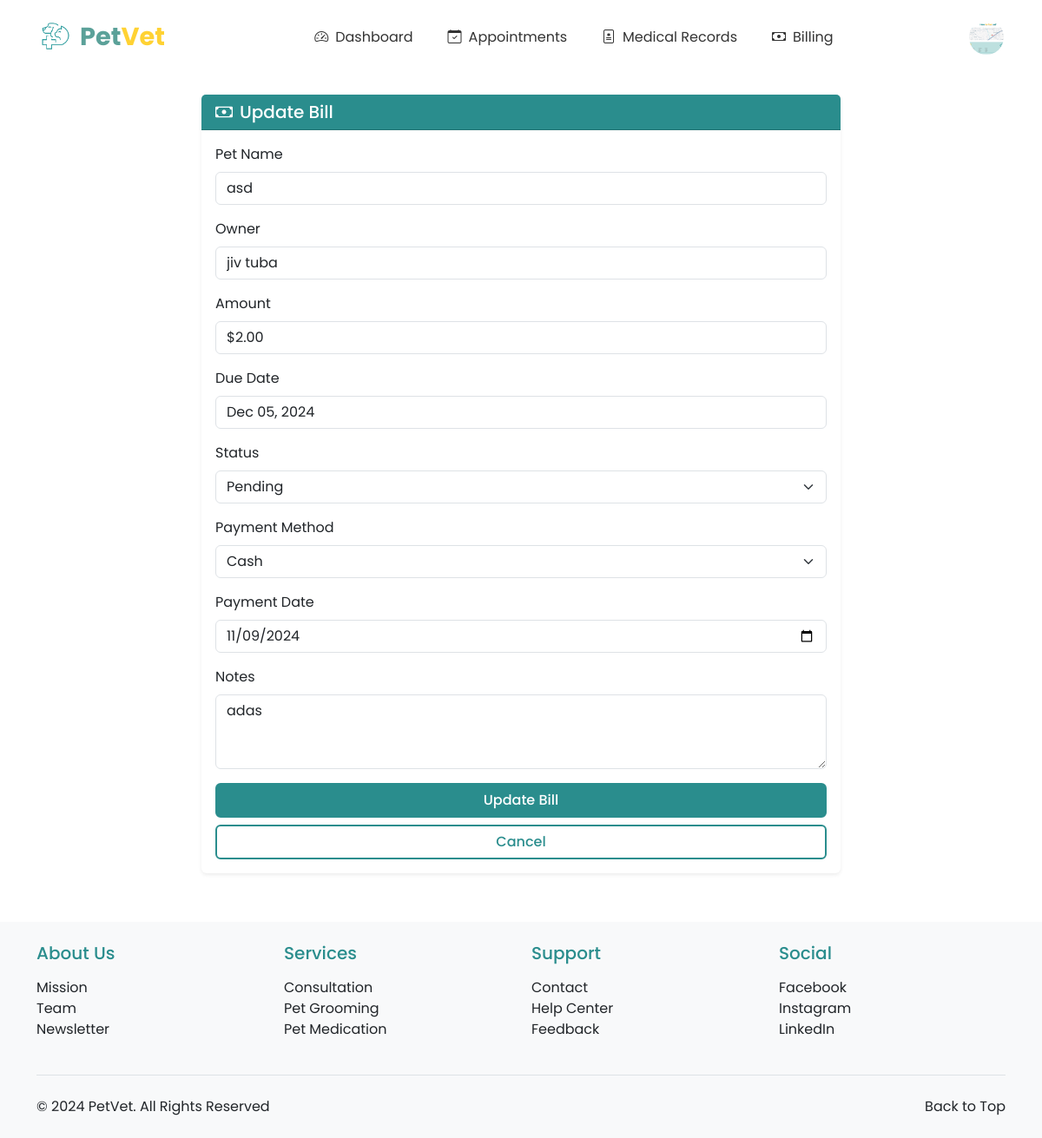
Page /vet/billing/update/19/ (signed in) on the committed database.
### registration_login/models.py (models this page shows, shortened)
class Profile(models.Model):
    PAYMENT_CHOICES = [
        ('CASH', 'Cash'),
        ('CARD', 'Credit/Debit Card'),
        ('GCASH', 'GCash'),
        ('MAYA', 'Maya'),
    ]
    ROLE_CHOICES = [
        ('OWNER', 'Pet Owner'),
        ('VET', 'Veterinarian'),
    ]
    user = models.OneToOneField(User, on_delete=models.CASCADE, primary_key=True)
    profile_picture = models.ImageField(upload_to='profile_pics/', default='profile_pics/profile.png')
    first_name = models.CharField(max_length=50)
    last_name = models.CharField(max_length=50)
    address = models.CharField(max_length=200, blank=True, null=True)
    contact_number = models.CharField(max_length=15, blank=True, null=True)
    preferred_payment = models.CharField(max_length=10, choices=PAYMENT_CHOICES, default='CASH')
    card_number = models.CharField(max_length=16, blank=True, null=True)
    card_expiry = models.CharField(max_length=5, blank=True, null=True)
    ewallet_number = models.CharField(max_length=15, blank=True, null=True)
    role = models.CharField(max_length=10, choices=ROLE_CHOICES, default='OWNER')
    phone_number = models.CharField(max_length=20, null=True, blank=True)
    created_at = models.DateTimeField(auto_now_add=True)
    updated_at = models.DateTimeField(auto_now=True)

### veterinarians/models.py (models this page shows, shortened)
class BillingRecord(models.Model):
    STATUS_CHOICES = [
        ('PENDING', 'Pending'),
        ('PAID', 'Paid'),
        ('OVERDUE', 'Overdue'),
        ('CANCELLED', 'Cancelled'),
    ]
    PAYMENT_METHOD_CHOICES = [
        ('CASH', 'Cash'),
        ('CREDIT_CARD', 'Credit Card'),
        ('DEBIT_CARD', 'Debit Card'),
        ('GCASH', 'GCash'),
        ('MAYA', 'Maya'),
    ]
    medical_record = models.OneToOneField(MedicalRecord, on_delete=models.CASCADE)
    amount = models.DecimalField(max_digits=10, decimal_places=2)
    status = models.CharField(max_length=10, choices=STATUS_CHOICES, default='PENDING')
    due_date = models.DateField()
    created_at = models.DateTimeField(auto_now_add=True, null=True)
    payment_method = models.CharField(max_length=50, choices=PAYMENT_METHOD_CHOICES, blank=True)
    payment_date = models.DateField(null=True, blank=True)
    invoice_number = models.CharField(max_length=50, unique=True)
    notes = models.TextField(blank=True)

class MedicalRecord(models.Model):
    pet = models.ForeignKey(Pet, on_delete=models.CASCADE, related_name='medical_records')
    veterinarian = models.ForeignKey(VeterinarianProfile, on_delete=models.CASCADE)
    date = models.DateTimeField(auto_now_add=True)
    diagnosis = models.TextField()
    treatment = models.ForeignKey(Treatment, on_delete=models.SET_NULL, null=True, blank=True)
    notes = models.TextField(blank=True)
    next_visit_date = models.DateField(null=True, blank=True)

### pet_registration/models.py (models this page shows, shortened)
class Pet(models.Model):
    owner = models.ForeignKey(User, on_delete=models.CASCADE, related_name='pets')
    pet_id = models.CharField(max_length=20, unique=True)
    pet_name = models.CharField(max_length=50)
    breed = models.CharField(max_length=50)
    species = models.CharField(max_length=50)
    sex = models.CharField(max_length=10, choices=[('Male', 'Male'), ('Female', 'Female'), ('Unknown', 'Unknown')])
    weight = models.DecimalField(max_digits=5, decimal_places=2)
    birthday = models.DateField()
    pet_description = models.TextField(blank=True, null=True)
    image_url = models.ImageField(upload_to='pet_images/', blank=True, null=True)
    primary_veterinarian = models.ForeignKey('veterinarians.VeterinarianProfile',
        on_delete=models.SET_NULL,
        null=True,
        blank=True,
        related_name='primary_pets'
    )

### veterinarians/views.py (the view, shortened to what this page needs)
# urls.py: path('billing/update/<int:bill_id>/', views.update_billing, name='update_billing'),
@login_required
@user_passes_test(is_veterinarian)
def update_billing(request, bill_id):
    bill = get_object_or_404(BillingRecord, id=bill_id)
    return render(request, 'veterinarians/update_billing.html', {'bill': bill})

### veterinarians/views.py (called while the page is built)
def is_veterinarian(user):
    return user.profile.role == 'VET'

### veterinarians/templates/veterinarians/update_billing.html (shortened to what this page needs)
{% extends 'base.html' %}
{% load static %}
{% block content %}
<div class="container py-4">
    <div class="row justify-content-center">
        <div class="col-md-8">
            <div class="card border-0 shadow-sm">
                <div class="card-header" style="background-color: #2A8D8D; color: white;">
                    <h5 class="card-title mb-0">
                        <i class="bi bi-cash me-2"></i>Update Bill
                    </h5>
                </div>
                <div class="card-body">
                    <form method="POST">
                        <div class="mb-3">
                            <label class="form-label">Pet Name</label>
                            <input type="text" class="form-control" value="{{ bill.medical_record.pet.pet_name }}" readonly>
                        </div>
                        <div class="mb-3">
                            <label class="form-label">Owner</label>
                            <input type="text" class="form-control" value="{{ bill.medical_record.pet.owner.get_full_name }}" readonly>
                        </div>
                        <div class="mb-3">
                            <label class="form-label">Amount</label>
                            <input type="text" class="form-control" value="${{ bill.amount }}" readonly>
                        </div>
                        <div class="mb-3">
                            <label class="form-label">Due Date</label>
                            <input type="text" class="form-control" value="{{ bill.due_date|date:'M d, Y' }}" readonly>
                        </div>
                        <div class="mb-3">
                            <label for="status" class="form-label">Status</label>
                            <select class="form-select" id="status" name="status" required>
                                <option value="PENDING" {% if bill.status == 'PENDING' %}selected{% endif %}>Pending</option>
                            </select>
                        </div>
                        <div class="mb-3">
                            <label for="payment_method" class="form-label">Payment Method</label>
                            <select class="form-select" id="payment_method{{ bill.id }}" name="payment_method" required>
                                <option value="CASH" {% if bill.payment_method == 'CASH' %}selected{% endif %}>Cash</option>
                            </select>
                        </div>
                        <div class="mb-3">
                            <label for="payment_date" class="form-label">Payment Date</label>
                            <input type="date" class="form-control" id="payment_date" name="payment_date" value="{{ bill.payment_date|date:'Y-m-d' }}">
                        </div>
                        <div class="mb-3">
                            <label for="notes" class="form-label">Notes</label>
                            <textarea class="form-control" id="notes" name="notes" rows="3">{{ bill.notes }}</textarea>
                        </div>
                        <div class="d-grid gap-2">
                            <button type="submit" class="btn btn-theme-primary">Update Bill</button>
                            <a href="{% url 'veterinarians:billing_management' %}" class="btn btn-theme-outline">Cancel</a>
                        </div>
                    </form>
                </div>
            </div>
        </div>
    </div>
</div>
{% endblock %}

### appointments/templates/base.html (shortened to what this page needs)
<!DOCTYPE html>
<html lang="en">
<head>
    {% load static %}
    <link href="https://cdn.jsdelivr.net/npm/bootstrap@5.3.0/dist/css/bootstrap.min.css" rel="stylesheet">
    <link rel="stylesheet" href="https://cdn.jsdelivr.net/npm/bootstrap-icons@1.11.2/font/bootstrap-icons.css">
</head>
<body>
    <nav class="navbar navbar-expand-lg navbar-light bg-white">
        <div class="container-fluid">
            <a class="navbar-brand d-flex align-items-center" href="{% url 'homepage:index' %}">
                <img src="{% static 'images/toplogo.png' %}" alt="PetVet Logo" class="me-2">
                <span class="logo-text">
                    <span class="logo-text-pet">Pet</span><span class="logo-text-vet">Vet</span>
                </span>
            </a>
            <div class="collapse navbar-collapse justify-content-center" id="navbarNav">
                <ul class="navbar-nav">
                    {% if user.is_authenticated %}
                        {% if user.profile.role == 'VET' %}
                            <li class="nav-item">
                                <a class="nav-link {% block nav_dashboard %}{% endblock %}" href="{% url 'veterinarians:dashboard' %}">
                                    <i class="bi bi-speedometer2 nav-icon"></i>Dashboard
                                </a>
                            </li>
                            <li class="nav-item">
                                <a class="nav-link {% block nav_appointments %}{% endblock %}" href="{% url 'veterinarians:appointment_list' %}">
                                    <i class="bi bi-calendar-check nav-icon"></i>Appointments
                                </a>
                            </li>
                            <li class="nav-item">
                                <a class="nav-link {% block nav_medical_records %}{% endblock %}" href="{% url 'veterinarians:medical_records_list' %}">
                                    <i class="bi bi-file-medical nav-icon"></i>Medical Records
                                </a>
                            </li>
                            <li class="nav-item">
                                <a class="nav-link {% block nav_billing %}{% endblock %}" href="{% url 'veterinarians:billing_management' %}">
                                    <i class="bi bi-cash nav-icon"></i>Billing
                                </a>
                            </li>
                        {% endif %}
                    {% endif %}
                </ul>
            </div>
            <div class="d-flex align-items-center">
                {% if user.is_authenticated %}
                    <div class="dropdown">
                        <img src="{{ user.profile.profile_picture.url }}" alt="Profile" class="profile-image" role="button" data-bs-toggle="dropdown" aria-expanded="false">
                    </div>
                {% else %}
                    <a href="{% url 'registration_login:my_login' %}" class="btn btn-auth-primary me-2">Login</a>
                    <a href="{% url 'registration_login:register' %}" class="btn btn-auth-outline">Register</a>
                {% endif %}
            </div>
        </div>
    </nav>
    <main>
        {% block content %}{% endblock %}
    </main>
    <footer class="bg-light py-4">
        <div class="container">
            <div class="row g-4">
                <div class="col-lg-3 col-md-6">
                    <h5 class="mb-3" style="color: #2A8D8D;">About Us</h5>
                    <ul class="list-unstyled">
                        <li><a href="{% url 'homepage:about_us' %}#mission" class="text-decoration-none text-dark">Mission</a></li>
                        <li><a href="{% url 'homepage:about_us' %}#team" class="text-decoration-none text-dark">Team</a></li>
                        <li><a href="{% url 'homepage:about_us' %}#newsletter" class="text-decoration-none text-dark">Newsletter</a></li>
                    </ul>
                </div>
                <div class="col-lg-3 col-md-6">
                    <h5 class="mb-3" style="color: #2A8D8D;">Services</h5>
                    <ul class="list-unstyled">
                        <li><a href="{% url 'homepage:index' %}#services" class="text-decoration-none text-dark">Consultation</a></li>
                        <li><a href="{% url 'homepage:index' %}#services" class="text-decoration-none text-dark">Pet Grooming</a></li>
                        <li><a href="{% url 'homepage:index' %}#services" class="text-decoration-none text-dark">Pet Medication</a></li>
                    </ul>
                </div>
                <div class="col-lg-3 col-md-6">
                    <h5 class="mb-3" style="color: #2A8D8D;">Support</h5>
                    <ul class="list-unstyled">
                        <li><a href="{% url 'homepage:about_us' %}#contact" class="text-decoration-none text-dark">Contact</a></li>
                        <li><a href="{% url 'homepage:about_us' %}#help" class="text-decoration-none text-dark">Help Center</a></li>
                        <li><a href="{% url 'homepage:about_us' %}#feedback" class="text-decoration-none text-dark">Feedback</a></li>
                    </ul>
                </div>
                <div class="col-lg-3 col-md-6">
                    <h5 class="mb-3" style="color: #2A8D8D;">Social</h5>
                    <ul class="list-unstyled">
                        <li><a href="https://facebook.com" target="_blank" class="text-decoration-none text-dark">Facebook</a></li>
                        <li><a href="https://instagram.com" target="_blank" class="text-decoration-none text-dark">Instagram</a></li>
                        <li><a href="https://linkedin.com" target="_blank" class="text-decoration-none text-dark">LinkedIn</a></li>
                    </ul>
                </div>
            </div>
            <div class="border-top mt-4 pt-4">
                <div class="container px-0">
                    <div class="row">
                        <div class="col-md">
                            <p class="mb-0 text-dark">&copy; 2024 PetVet. All Rights Reserved</p>
                        </div>
                        <div class="col-md text-md-end">
                            <a href="#" class="text-decoration-none text-dark" id="back-to-top">Back to Top</a>
                        </div>
                    </div>
                </div>
            </div>
        </div>
    </footer>
</body>
</html>

### veterinarians/templates/veterinarians/update_billing.html (style rules this page uses)
.btn-theme-primary { background-color: #2A8D8D; border: 2px solid #2A8D8D; color: white; font-weight: 500; transition: all 0.2s; }
.btn-theme-outline { background-color: white; border: 2px solid #2A8D8D; color: #2A8D8D; font-weight: 500; transition: all 0.2s; }

### appointments/templates/base.html (style rules this page uses)
:root { --primary-color: #5BA199; --secondary-color: #FFD233; --light-cream: #FFF9EA; }
body { font-family: 'Poppins', sans-serif; min-height: 100vh; display: flex; flex-direction: column; }
main { min-height: 100vh; }
footer { margin-top: 2rem; }
.navbar { padding: 1rem 2rem; }
.navbar-brand img { height: 40px; }
.nav-link { color: #333; position: relative; padding: 0.5rem 1.5rem; margin: 0 0.5rem; }
.navbar-nav { gap: 0.5rem; }
.profile-image { width: 40px; height: 40px; border-radius: 50%; object-fit: cover; cursor: pointer; }
.logo-text { font-size: 1.8rem; font-weight: 700; }
.logo-text-pet { color: var(--primary-color); }
.logo-text-vet { color: var(--secondary-color); }
.nav-icon { margin-right: 0.5rem; }

### rows in the picture
BillingRecord: medical_record.pet.pet_name "asd", medical_record.pet.owner.get_full_name "jiv tuba", amount "$2.00", due_date "Dec 05, 2024", status "Pending", payment_method "Cash", payment_date "11/09/2024", notes "adas"
